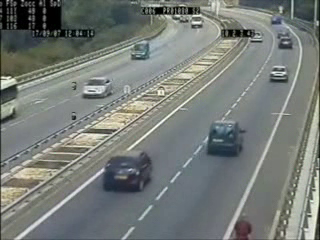
#> input picture frame 75 of Data/Images/cars.avi, 320 x 240 px, given in place of the camera
$ python HAAR_Cascade_Face_Detector.py
#> lines starting #> are read from the running program, lines starting #| are printed output that depends on the picture
### Projects/HAAR_Cascade_Face_Detector/cv_functions.py
import cv2
import matplotlib.pyplot as plt
import numpy as np


# [31 lines left out: functions info, show_mat, show_cv2, resize, not called in this run]


def color(image, in_color=None, out_color=None):
    """Converts an image to a specified color scheme.
    Supported color schemes: 'bgr', 'rgb', 'gray', 'hsv'"""
    if in_color == 'bgr' and out_color == 'rgb':
        image = cv2.cvtColor(image, cv2.COLOR_BGR2RGB)
    if in_color == 'rgb' and out_color == 'bgr':
        image = cv2.cvtColor(image, cv2.COLOR_RGB2BGR)
    if in_color == 'gray' and out_color == 'bgr':
        image = cv2.cvtColor(image, cv2.COLOR_GRAY2BGR)
    if in_color == 'gray' and out_color == 'rgb':
        image = cv2.cvtColor(image, cv2.COLOR_GRAY2RGB)
    if in_color == 'gray' and out_color == 'hsv':
        image = cv2.cvtColor(image, cv2.COLOR_GRAY2RGB)
        image = cv2.cvtColor(image, cv2.COLOR_RGB2HSV)
    if in_color == 'rgb' and out_color == 'gray':
        image = cv2.cvtColor(image, cv2.COLOR_RGB2GRAY)
    if in_color == 'bgr' and out_color == 'gray':
        image = cv2.cvtColor(image, cv2.COLOR_BGR2GRAY)
    if in_color == 'rgb' and out_color == 'hsv':
        image = cv2.cvtColor(image, cv2.COLOR_RGB2HSV)
    if in_color == 'bgr' and out_color == 'hsv':
        image = cv2.cvtColor(image, cv2.COLOR_BGR2HSV)
    if in_color == 'hsv' and out_color == 'bgr':
        image = cv2.cvtColor(image, cv2.COLOR_HSV2BGR)
    if in_color == 'hsv' and out_color == 'rgb':
        image = cv2.cvtColor(image, cv2.COLOR_HSV2RGB)
    if in_color == 'hsv' and out_color == 'gray':
        image = cv2.cvtColor(image, cv2.COLOR_HSV2RGB)
        image = cv2.cvtColor(image, cv2.COLOR_RGB2HSV)

    return image


# [135 lines left out: functions matrix_translation, matrix_rotation, kernel, contours_centroid, contours_area_perimeter, not called in this run]

### Projects/HAAR_Cascade_Face_Detector/HAAR_Cascade_Face_Detector.py
import cv2
import numpy as np
import cv_functions as cf

# Create a web camera reader object
video_capture = cv2.VideoCapture(0)

# Get some parameters for future use
frame_width = video_capture.get(cv2.CAP_PROP_FRAME_WIDTH)
frame_height = video_capture.get(cv2.CAP_PROP_FRAME_HEIGHT)
frame_size = (int(frame_width), int(frame_height))
fps = 15
codec_mp4 = cv2.VideoWriter_fourcc(*"FMP4")
codec_avi = cv2.VideoWriter_fourcc(*"MJPG")

web_camera_name = "HAAR_Cascade_Face_Detector"

# Check if it works okay
if video_capture.isOpened():
    print('Success.')
else:
    print("Unable to open a web camera.")

# Create a video writer object
video_writer = cv2.VideoWriter(f"{web_camera_name}.avi", codec_avi, fps, frame_size)

# Define web camera stream modes
STREAM = True
RECORDING = False
DETECT_FACES = False
DETECT_EYES = False
DETECT_SMILES = False

# Create detector objects
face_detector = cv2.CascadeClassifier("Haarcascades//haarcascade_frontalface_default.xml")
eye_detector = cv2.CascadeClassifier("Haarcascades//haarcascade_eye.xml")
smile_detector = cv2.CascadeClassifier("Haarcascades//haarcascade_smile.xml")


# Main loop
while True:
    # Read the web camera stream
    has_frames, frame = video_capture.read()
#> frame is the input picture: shape (240, 320, 3); mean B, G, R 120, 123.9, 118.8
    if not has_frames:
        break

    # Mirror the frame for convenience
    frame = cv2.flip(frame, 1)
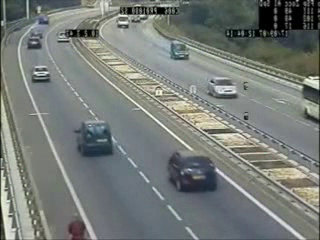
#> frame: shape (240, 320, 3); mean B, G, R 120, 123.9, 118.8

    # Convert the frame to grayscale
    frame_gray = cf.color(frame, 'bgr', 'gray')

    # Detect faces, eyes, and smiles in the frame
    faces = face_detector.detectMultiScale(frame_gray, scaleFactor=1.3, minNeighbors=10)
#> faces = ()
    eyes = eye_detector.detectMultiScale(frame_gray, scaleFactor=1.3, minNeighbors=10)
#> eyes = ()
    smiles = smile_detector.detectMultiScale(frame_gray, scaleFactor=4, minNeighbors=20)
#> smiles = [[95, 51, 36, 18]]

    # Mark detected faces
    if DETECT_FACES:
        for x, y, w, h in faces:
            cv2.rectangle(frame, pt1=(x, y), pt2=(x + w, y + h), color=(0, 255, 255),
                          thickness=3, lineType=cv2.LINE_8)
            # Draw a rectangular bubble
            cv2.rectangle(frame, (x, y - 20), (x + 35, y ), color=(0, 0, 0),
                          thickness=-1, lineType=cv2.LINE_8)
            # Put text
            cv2.putText(frame, 'face', (x, y - 5), fontFace=cv2.FONT_HERSHEY_SIMPLEX, fontScale=0.5,
                        color=(255, 255, 255), thickness=1, lineType=cv2.LINE_AA)

    # Mark detected eyes
    if DETECT_EYES:
        for x, y, w, h in eyes:
            cv2.rectangle(frame, pt1=(x, y), pt2=(x + w, y + h), color=(255, 0, 255),
                          thickness=1, lineType=cv2.LINE_8)
            # Put text
            cv2.putText(frame, 'eye', (x, y - 5), fontFace=cv2.FONT_HERSHEY_SIMPLEX, fontScale=0.5,
                        color=(255, 255, 255), thickness=1, lineType=cv2.LINE_AA)

    # Mark detected smiles
    if DETECT_SMILES:
        for x, y, w, h in smiles:
            cv2.rectangle(frame, pt1=(x, y), pt2=(x + w, y + h), color=(0, 255, 0),
                          thickness=1, lineType=cv2.LINE_AA)
            # Draw a rectangular bubble
            cv2.rectangle(frame, (x, y - 20), (x + 45, y ), color=(0, 0, 0),
                          thickness=-1, lineType=cv2.LINE_8)
            # Put text
            cv2.putText(frame, 'smile', (x, y - 5), fontFace=cv2.FONT_HERSHEY_SIMPLEX, fontScale=0.5,
                        color=(255, 255, 255), thickness=1, lineType=cv2.LINE_AA)

    # Define keyboard keys to control the camera stream
    key = cv2.waitKey(1)
#> (key Q is pressed here)

    if key == 27 or key == ord('Q') or key == ord('q'):
        break

    # Define web camera modes behavior
    if RECORDING:
        video_writer.write(frame)

    if key == ord('S'):
        # Stop the recording
        RECORDING = False
        video_writer.release()

    if key == ord('R'):
        # Start the recording
        RECORDING = True

    if key == ord('f'):
        # Face detection ON
        DETECT_FACES = True

    if key == ord('e'):
        # Eye detection ON
        DETECT_EYES = True

    if key == ord('s'):
        # Smile detection ON
        DETECT_SMILES = True

    if key == ord('o'):
        # All detection modes OFF
        DETECT_FACES = False
        DETECT_EYES = False
        DETECT_SMILES = False

    cv2.imshow(web_camera_name, frame)

# Release the web camera objects
cv2.destroyAllWindows()
video_capture.release()

$ run again, starting later in the video
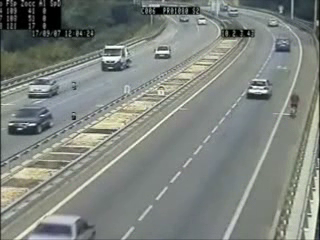
#> input picture frame 337 of Data/Images/cars.avi, 320 x 240 px, given in place of the camera
#> frame is the input picture: shape (240, 320, 3); mean B, G, R 126.3, 131.7, 126
#> `frame = cv2.flip(frame, 1)`:
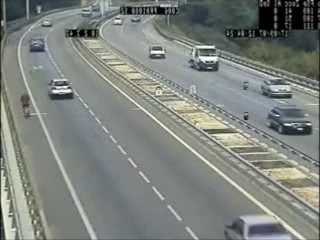
#> frame: shape (240, 320, 3); mean B, G, R 126.3, 131.7, 126
#> in color, `image = cv2.cvtColor(image, cv2.COLOR_BGR2GRAY)`:
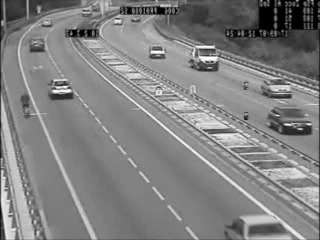
#> image: shape (240, 320); min 0, max 254, mean 129.4
#> faces = ()
#> smiles = [[148, 67, 144, 72]]

$ run again, starting later in the video
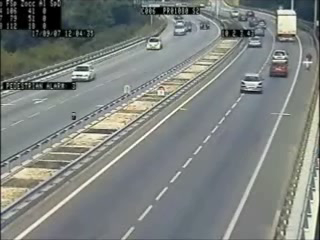
#> input picture frame 600 of Data/Images/cars.avi, 320 x 240 px, given in place of the camera
#> frame is the input picture: shape (240, 320, 3); mean B, G, R 126.6, 129.8, 124.9
#> `frame = cv2.flip(frame, 1)`:
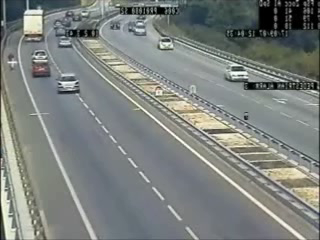
#> frame: shape (240, 320, 3); mean B, G, R 126.6, 129.8, 124.9
#> in color, `image = cv2.cvtColor(image, cv2.COLOR_BGR2GRAY)`:
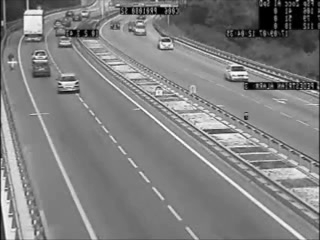
#> image: shape (240, 320); min 0, max 254, mean 127.9
#> faces = ()
#> smiles = [[156, 73, 144, 72]]
